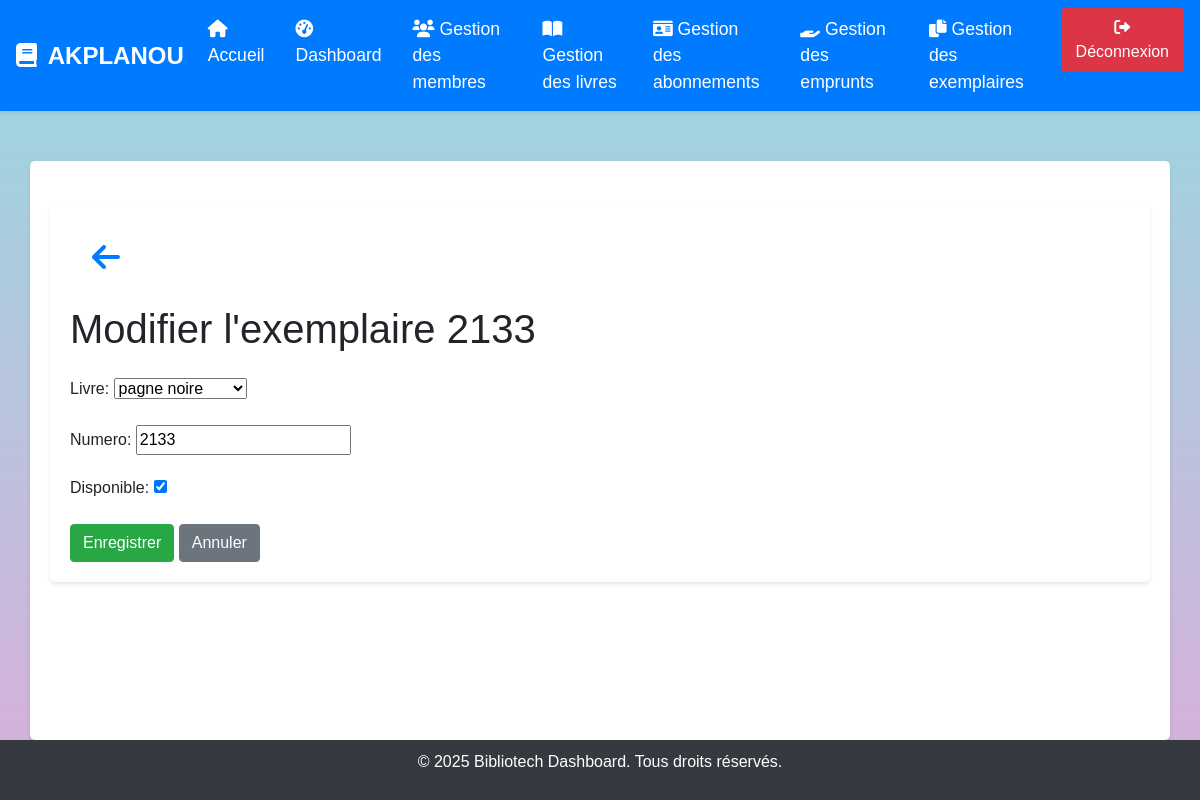
The app's page /modifier_exemplaire/10/ with its own data.
### gestion/models.py (models this page shows, shortened)
class Exemplaire(models.Model):
    livre = models.ForeignKey(Livre, on_delete=models.CASCADE)
    numero = models.IntegerField()
    disponible = models.BooleanField(default=True)

### gestion/views.py (the view)
# urls.py: path('modifier_exemplaire/<int:exemplaire_id>/', views.modifier_exemplaire, name='modifier_exemplaire'),
def modifier_exemplaire(request, exemplaire_id):
    exemplaire = get_object_or_404(Exemplaire, id=exemplaire_id)
    if request.method == 'POST':
        form = ExemplaireForm(request.POST, instance=exemplaire)
        if form.is_valid():
            form.save()
            return redirect('livre_detail', livre_id=exemplaire.livre.id)
    else:
        form = ExemplaireForm(instance=exemplaire)
    return render(request, 'gestion/modifier_exemplaire.html', {'form': form, 'exemplaire': exemplaire})

### gestion/forms.py
class ExemplaireForm(forms.ModelForm):
    class Meta:
        model = Exemplaire
        fields = ['livre', 'numero', 'disponible']

### gestion/models.py (called while the page is built)
    def __str__(self):
        return self.titre

### gestion/templates/gestion/modifier_exemplaire.html (shortened to what this page needs)
{% extends "gestion/base.html" %}
{% block content %}
<div class="container mt-4">
    <a href="javascript:history.back()" class="btn btn-link mb-3">
        <i class="fas fa-arrow-left fa-2x border border-white p-2 rounded"></i>
    </a>
    <h1 class="mb-4">Modifier l'exemplaire {{ exemplaire.numero }}</h1>
    <form method="post" id="exemplaireForm">
        {{ form.as_p }}
        <button type="submit" class="btn btn-success">Enregistrer</button>
        <button type="button" class="btn btn-secondary" onclick="history.back();">Annuler</button>
    </form>
</div>
{% endblock %}

### gestion/templates/gestion/base.html (style rules this page uses)
body { background-color: #D9AFD9; background-image: linear-gradient(0deg, #D9AFD9 0%, #97D9E1 100%); font-family: 'Arial', sans-serif; display: flex; flex-direction: column; min-height: 100vh; margin: 0; }
.container { background-color: white; padding: 20px; border-radius: 5px; box-shadow: 0 2px 4px rgba(0, 0, 0, 0.1); margin-top: 50px; flex: 1; }

### records on screen
Exemplaire: numero "2133", livre "pagne noire", disponible "☑"
